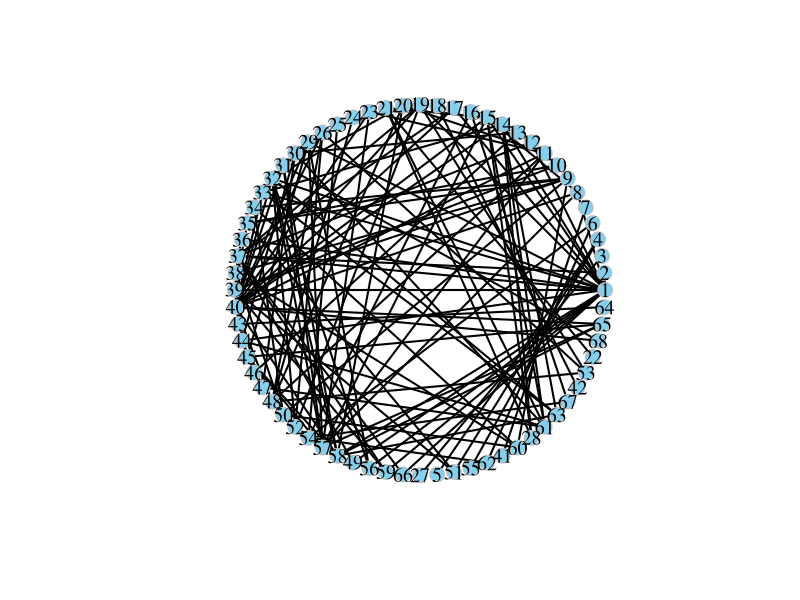
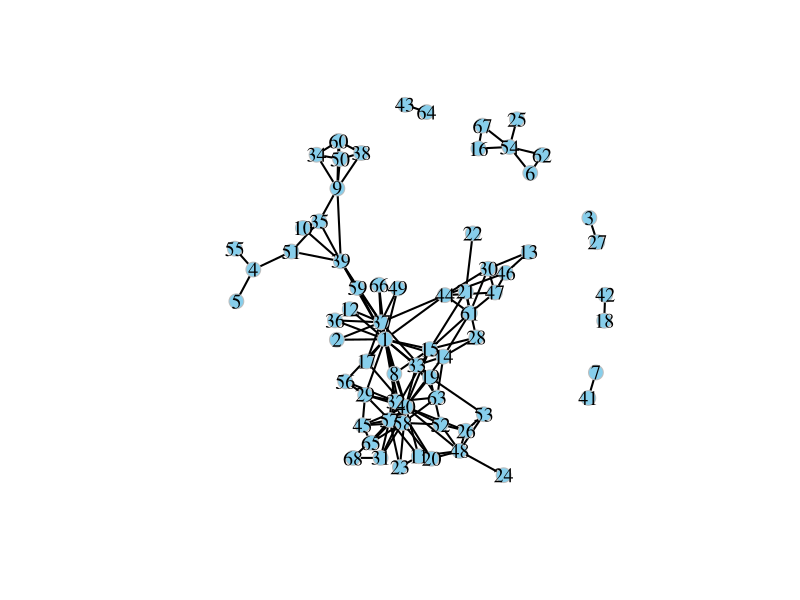
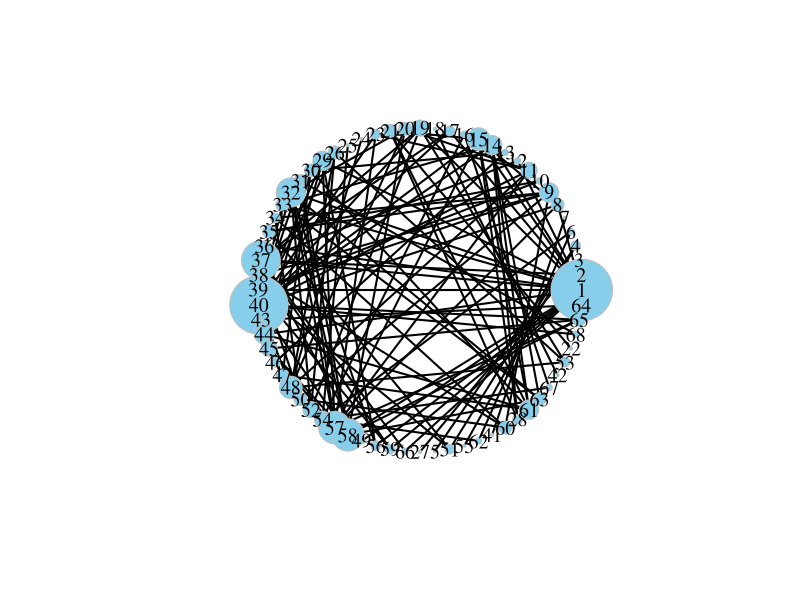

R code for these plots, in order:
library(igraph)

edges_df <- read.csv("combo.csv", header = TRUE)
g <- graph_from_data_frame(edges_df, directed = FALSE)

plot(g, layout = layout_in_circle, vertex.size = 8, vertex.color = "skyblue", vertex.frame.color = "gray", vertex.label.color = "black", vertex.label.cex = 1.2, edge.color = "black", edge.width = 2)
plot(g, layout = layout_with_fr, vertex.size = 8, vertex.color = "skyblue", vertex.frame.color = "gray", vertex.label.color = "black", vertex.label.cex = 1.2, edge.color = "black", edge.width = 2)

# Set the node size based on the number of edges
node_size <- degree(g, mode = "all")
plot(g, layout = layout_in_circle, vertex.size = node_size*2, vertex.color = "skyblue", vertex.frame.color = "gray", vertex.label.color = "black", vertex.label.cex = 1.2, edge.color = "black", edge.width = 2)